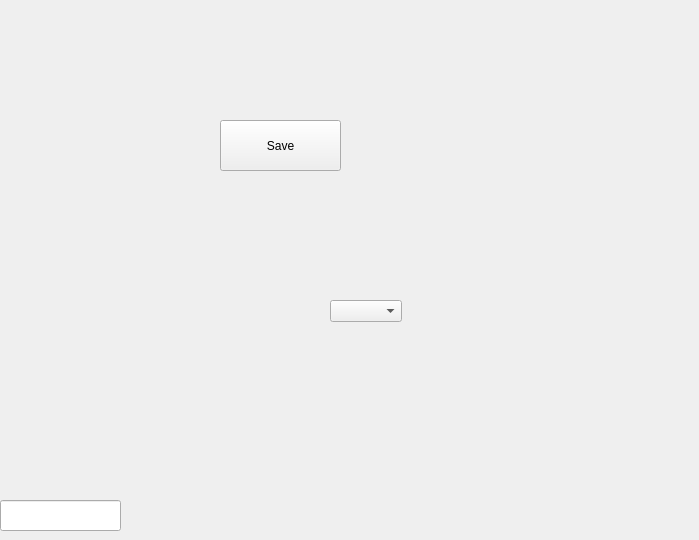
<?xml version="1.0" encoding="UTF-8"?>
<ui version="4.0">
 <class>Widget</class>
 <widget class="QWidget" name="Widget">
  <property name="geometry">
   <rect>
    <x>0</x>
    <y>0</y>
    <width>699</width>
    <height>540</height>
   </rect>
  </property>
  <property name="windowTitle">
   <string>Widget</string>
  </property>
  <widget class="QLineEdit" name="lineEditFont">
   <property name="geometry">
    <rect>
     <x>0</x>
     <y>500</y>
     <width>121</width>
     <height>31</height>
    </rect>
   </property>
  </widget>
  <widget class="QComboBox" name="comboBoxBrush">
   <property name="geometry">
    <rect>
     <x>330</x>
     <y>300</y>
     <width>72</width>
     <height>22</height>
    </rect>
   </property>
  </widget>
  <widget class="QPushButton" name="btn_savePix">
   <property name="geometry">
    <rect>
     <x>220</x>
     <y>120</y>
     <width>121</width>
     <height>51</height>
    </rect>
   </property>
   <property name="text">
    <string>Save</string>
   </property>
  </widget>
 </widget>
 <layoutdefault spacing="6" margin="11"/>
 <resources/>
 <connections/>
</ui>
